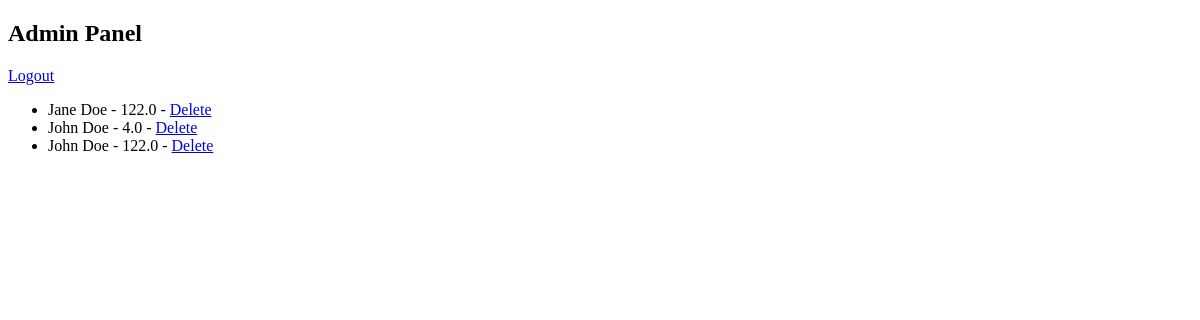
/admin/panel (signed in), run on an earlier commit of the app's database.
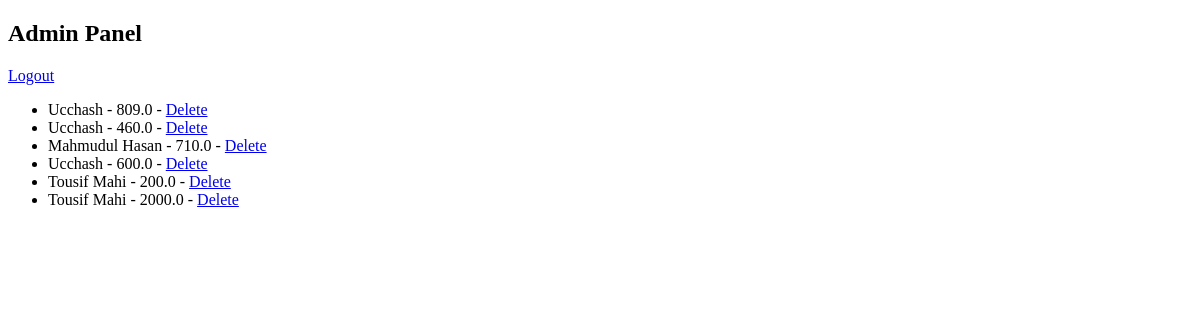
And on a later commit of the database.
### app.py (models this page shows, shortened)
class Contribution(db.Model):
    id = db.Column(db.Integer, primary_key=True)
    name = db.Column(db.String(100), nullable=False)
    amount = db.Column(db.Float, nullable=False)
    month_year = db.Column(db.String(7), nullable=False)
    date = db.Column(db.Date, nullable=False)  # Store the exact date of contribution
    details = db.Column(db.Text, nullable=True)  # Optional field for additional details

### app.py (the view)
@app.route('/admin/panel')
@login_required
def admin_panel():
    contributions = Contribution.query.all()
    return render_template('admin_panel.html', contributions=contributions)

### app.py (called while the page is built)
@login_manager.user_loader
def load_user(user_id):
    return Admin.query.get(int(user_id))

### templates/admin_panel.html (shortened to what this page needs)
<!DOCTYPE html>
<html>
<head>
</head>
<body>
    <h2>Admin Panel</h2>
    <a href="/logout">Logout</a>
    <ul>
        {% for contribution in contributions %}
        <li>{{ contribution.name }} - {{ contribution.amount }} - <a href="/delete/{{ contribution.id }}">Delete</a></li>
        {% endfor %}
    </ul>
</body>
</html>

What changed in the data, as far as the page shows it:
changed Contribution (number 1 of 6 on the later page): name "Jane Doe" → "Ucchash"; amount "122.0" → "809.0"
changed Contribution (number 2 of 6 on the later page): name "John Doe" → "Ucchash"; amount "4.0" → "460.0"
changed Contribution: name "John Doe" → "Mahmudul Hasan"; amount "122.0" → "710.0"
added Contribution: name "Ucchash", amount "600.0"
added Contribution: name "Tousif Mahi", amount "200.0"
added Contribution: name "Tousif Mahi", amount "2000.0"
